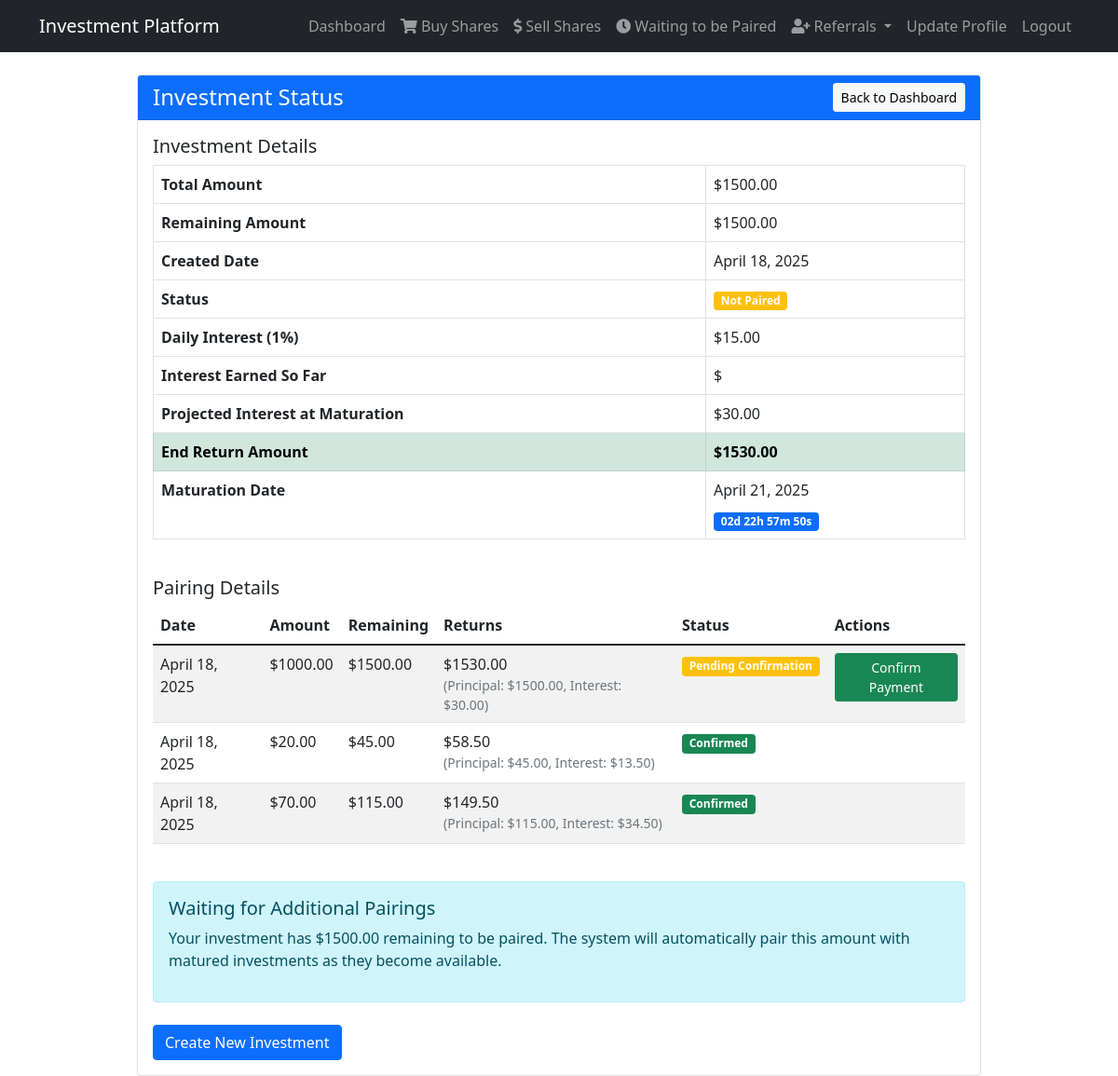
Screenshot of /api/investment-status/ (signed in) with the database file from the repository.
### api/models.py (models this page shows, shortened)
class Investment(models.Model):
    investor = models.ForeignKey(Investor, on_delete=models.CASCADE, related_name='investments')
    amount = models.DecimalField(max_digits=10, decimal_places=2)
    remaining_amount = models.DecimalField(max_digits=10, decimal_places=2, default=0)
    created_at = models.DateTimeField(auto_now_add=True)
    maturation_date = models.DateTimeField()
    is_matured = models.BooleanField(default=False)
    status = models.CharField(max_length=20, default='available', choices=[
        ('available', 'Available'),
        ('matched', 'Matched'),
        ('sold', 'Sold'),
    ])
    is_for_sale = models.BooleanField(default=False)
    paired = models.BooleanField(default=False)
    pairing = models.ForeignKey('Pairing', on_delete=models.SET_NULL, null=True, blank=True, related_name='investments')
    def calculate_daily_interest(self):
        return self.amount * Decimal('0.01')
    def calculate_projected_interest(self):
        days = (self.maturation_date - self.created_at).days
        return self.calculate_daily_interest() * days
    def calculate_end_return(self):
        return self.amount + self.calculate_projected_interest()

class Pairing(models.Model):
    investor = models.ForeignKey(Investor, on_delete=models.CASCADE, related_name='pairings')
    paired_investment = models.ForeignKey(Investment, on_delete=models.CASCADE, related_name='pairings')
    paired_amount = models.DecimalField(max_digits=10, decimal_places=2)
    created_at = models.DateTimeField(auto_now_add=True)
    confirmed = models.BooleanField(default=False)
    confirmed_at = models.DateTimeField(null=True, blank=True)

### api/views.py (the view)
# urls.py: path('investment-status/', views.investment_status, name='investment_status'),
@login_required
def investment_status(request, investment_id=None):
    if investment_id:
        investment = get_object_or_404(Investment, id=investment_id, investor=request.user.investor)
    else:
        investment = Investment.objects.filter(
            investor=request.user.investor,
        ).order_by('-created_at').first()
    if investment and investment.maturation_date <= timezone.now() and not investment.is_matured:
        investment.is_matured = True
        investment.save()  # This will trigger the pairing process
    pairings = None
    if investment:
        pairings = Pairing.objects.filter(
            investor=request.user.investor,
            paired_investment__created_at__lte=investment.created_at
        ).order_by('-created_at')
    return render(request, 'investment_status.html', {
        'investment': investment,
        'pairings': pairings,
    })

### frontend/templates/investment_status.html (shortened to what this page needs)
{% extends 'base.html' %}
{% block content %}
<div class="container">
    <div class="row justify-content-center">
        <div class="col-md-10">
            <div class="card">
                <div class="card-header bg-primary text-white d-flex justify-content-between align-items-center">
                    <h4 class="mb-0">Investment Status</h4>
                    <a href="{% url 'api:dashboard' %}" class="btn btn-light btn-sm">
                         Back to Dashboard
                    </a>
                </div>
                <div class="card-body">
                    {% if investment %}
                        <div class="mb-4">
                            <h5>Investment Details</h5>
                            <div class="table-responsive">
                                <table class="table table-bordered">
                                    <tr>
                                        <th>Total Amount</th>
                                        <td>${{ investment.amount }}</td>
                                    </tr>
                                    <tr>
                                        <th>Remaining Amount</th>
                                        <td>${{ investment.remaining_amount }}</td>
                                    </tr>
                                    <tr>
                                        <th>Created Date</th>
                                        <td>{{ investment.created_at|date:"F d, Y" }}</td>
                                    </tr>
                                    <tr>
                                        <th>Status</th>
                                        <td>
                                            {% if investment.remaining_amount == 0 %}
                                                <span class="badge bg-success">Fully Paired</span>
                                            {% elif investment.remaining_amount == investment.amount %}
                                                <span class="badge bg-warning">Not Paired</span>
                                            {% else %}
                                                <span class="badge bg-info">Partially Paired</span>
                                            {% endif %}
                                        </td>
                                    </tr>
                                    <tr>
                                        <th>Daily Interest (1%)</th>
                                        <td>${{ investment.calculate_daily_interest|floatformat:2 }}</td>
                                    </tr>
                                    <tr>
                                        <th>Interest Earned So Far</th>
                                        <td>${{ investment.calculate_total_interest|floatformat:2 }}</td>
                                    </tr>
                                    <tr>
                                        <th>Projected Interest at Maturation</th>
                                        <td>${{ investment.calculate_projected_interest|floatformat:2 }}</td>
                                    </tr>
                                    <tr class="table-success">
                                        <th>End Return Amount</th>
                                        <td><strong>${{ investment.calculate_end_return|floatformat:2 }}</strong></td>
                                    </tr>
                                    {% if investment.maturation_date %}
                                    <tr>
                                        <th>Maturation Date</th>
                                        <td>
                                            {{ investment.maturation_date|date:"F d, Y" }}
                                            <br>
                                            <div id="countdown" class="mt-2">
                                                <span class="badge bg-primary">
                                                    <span id="days">00</span>d
                                                    <span id="hours">00</span>h
                                                    <span id="minutes">00</span>m
                                                    <span id="seconds">00</span>s
                                                </span>
                                            </div>
                                        </td>
                                    </tr>
                                    {% endif %}
                                </table>
                            </div>
                        </div>
                        {% if pairings %}
                            <div class="mt-4">
                                <h5>Pairing Details</h5>
                                <div class="table-responsive">
                                    <table class="table table-striped">
                                        <thead>
                                            <tr>
                                                <th>Date</th>
                                                <th>Amount</th>
                                                <th>Remaining</th>
                                                <th>Returns</th>
                                                <th>Status</th>
                                                <th>Actions</th>
                                            </tr>
                                        </thead>
                                        <tbody>
                                            {% for pairing in pairings %}
                                                <tr>
                                                    <td>{{ pairing.created_at|date:"F d, Y" }}</td>
                                                    <td>${{ pairing.paired_amount }}</td>
                                                    <td>${{ pairing.paired_investment.remaining_amount }}</td>
                                                    <td>
                                                        {% if pairing.paired_investment %}
                                                            ${{ pairing.paired_investment.calculate_end_return|floatformat:2 }}
                                                            <small class="text-muted d-block">
                                                                (Principal: ${{ pairing.paired_investment.amount }},
                                                                Interest: ${{ pairing.paired_investment.calculate_projected_interest|floatformat:2 }})
                                                            </small>
                                                        {% else %}
                                                            <span class="text-danger">No paired investment found</span>
                                                        {% endif %}
                                                    </td>
                                                    <td>
                                                        {% if pairing.confirmed %}
                                                            <span class="badge bg-success">Confirmed</span>
                                                        {% else %}
                                                            <span class="badge bg-warning">Pending Confirmation</span>
                                                        {% endif %}
                                                    </td>
                                                    <td>
                                                        {% if not pairing.confirmed and pairing.paired_investment.investor.user == request.user %}
                                                            <form method="post" action="{% url 'api:confirm_payment' pairing.id %}" class="d-inline">
                                                                <button type="submit" class="btn btn-sm btn-success">Confirm Payment</button>
                                                            </form>
                                                        {% endif %}
                                                    </td>
                                                </tr>
                                            {% endfor %}
                                        </tbody>
                                    </table>
                                </div>
                            </div>
                        {% endif %}
                        {% if investment.remaining_amount > 0 %}
                            <div class="alert alert-info mt-4">
                                <h5 class="alert-heading">Waiting for Additional Pairings</h5>
                                <p>Your investment has ${{ investment.remaining_amount }} remaining to be paired. The system will automatically pair this amount with matured investments as they become available.</p>
                            </div>
                        {% endif %}
                    {% else %}
                        <div class="alert alert-warning">
                            <p>No investment found. Please create a new investment to begin the pairing process.</p>
                        </div>
                    {% endif %}
                    <div class="mt-4">
                        <a href="{% url 'api:create_investment' %}" class="btn btn-primary">Create New Investment</a>
                    </div>
                </div>
            </div>
        </div>
    </div>
</div>
{% endblock %}

### frontend/templates/base.html (shortened to what this page needs)
<!DOCTYPE html>
<html lang="en">
<head>
    <link href="https://cdn.jsdelivr.net/npm/bootstrap@5.1.3/dist/css/bootstrap.min.css" rel="stylesheet">
    <link rel="stylesheet" href="https://cdnjs.cloudflare.com/ajax/libs/font-awesome/5.15.4/css/all.min.css">
</head>
<body>
    <nav class="navbar navbar-expand-lg navbar-dark bg-dark">
        <div class="container">
            <a class="navbar-brand" href="{% url 'api:dashboard' %}">Investment Platform</a>
            <div class="collapse navbar-collapse" id="navbarNav">
                <ul class="navbar-nav ms-auto">
                    {% if user.is_authenticated %}
                        <li class="nav-item">
                            <a class="nav-link" href="{% url 'api:dashboard' %}">Dashboard</a>
                        </li>
                        <li class="nav-item">
                            <a class="nav-link" href="{% url 'api:buy_shares' %}">
                                <i class="fas fa-shopping-cart"></i> Buy Shares
                            </a>
                        </li>
                        <li class="nav-item">
                            <a class="nav-link" href="{% url 'api:sell_shares' %}">
                                <i class="fas fa-dollar-sign"></i> Sell Shares
                            </a>
                        </li>
                        <li class="nav-item">
                            <a class="nav-link" href="{% url 'api:waiting_to_be_paired' %}">
                                <i class="fas fa-clock"></i> Waiting to be Paired
                            </a>
                        </li>
                        <li class="nav-item dropdown">
                            <a class="nav-link dropdown-toggle" href="#" id="referralDropdown" role="button" data-bs-toggle="dropdown" aria-expanded="false">
                                <i class="fas fa-user-plus"></i> Referrals
                            </a>
                        </li>
                        <li class="nav-item">
                            <a class="nav-link" href="{% url 'api:update_profile' %}">Update Profile</a>
                        </li>
                        <li class="nav-item">
                            <a class="nav-link" href="{% url 'api:logout' %}">Logout</a>
                        </li>
                    {% endif %}
                </ul>
            </div>
        </div>
    </nav>
    <div class="container mt-4">
        {% block content %}
        {% endblock %}
    </div>
</body>
</html>

### rows the page displays
Investment: amount "1500.00", remaining_amount "1500.00", created_at "April 18, 2025", calculate_daily_interest "15.00", calculate_projected_interest "30.00", calculate_end_return "1530.00", maturation_date "April 21, 2025"
Pairing: created_at "April 18, 2025", paired_amount "1000.00", paired_investment.remaining_amount "1500.00", paired_investment.calculate_end_return "1530.00", paired_investment.amount "1500.00", paired_investment.calculate_projected_interest "30.00", confirmed "Pending Confirmation"
Pairing: created_at "April 18, 2025", paired_amount "20.00", paired_investment.remaining_amount "45.00", paired_investment.calculate_end_return "58.50", paired_investment.amount "45.00", paired_investment.calculate_projected_interest "13.50", confirmed "Confirmed"
Pairing: created_at "April 18, 2025", paired_amount "70.00", paired_investment.remaining_amount "115.00", paired_investment.calculate_end_return "149.50", paired_investment.amount "115.00", paired_investment.calculate_projected_interest "34.50", confirmed "Confirmed"
